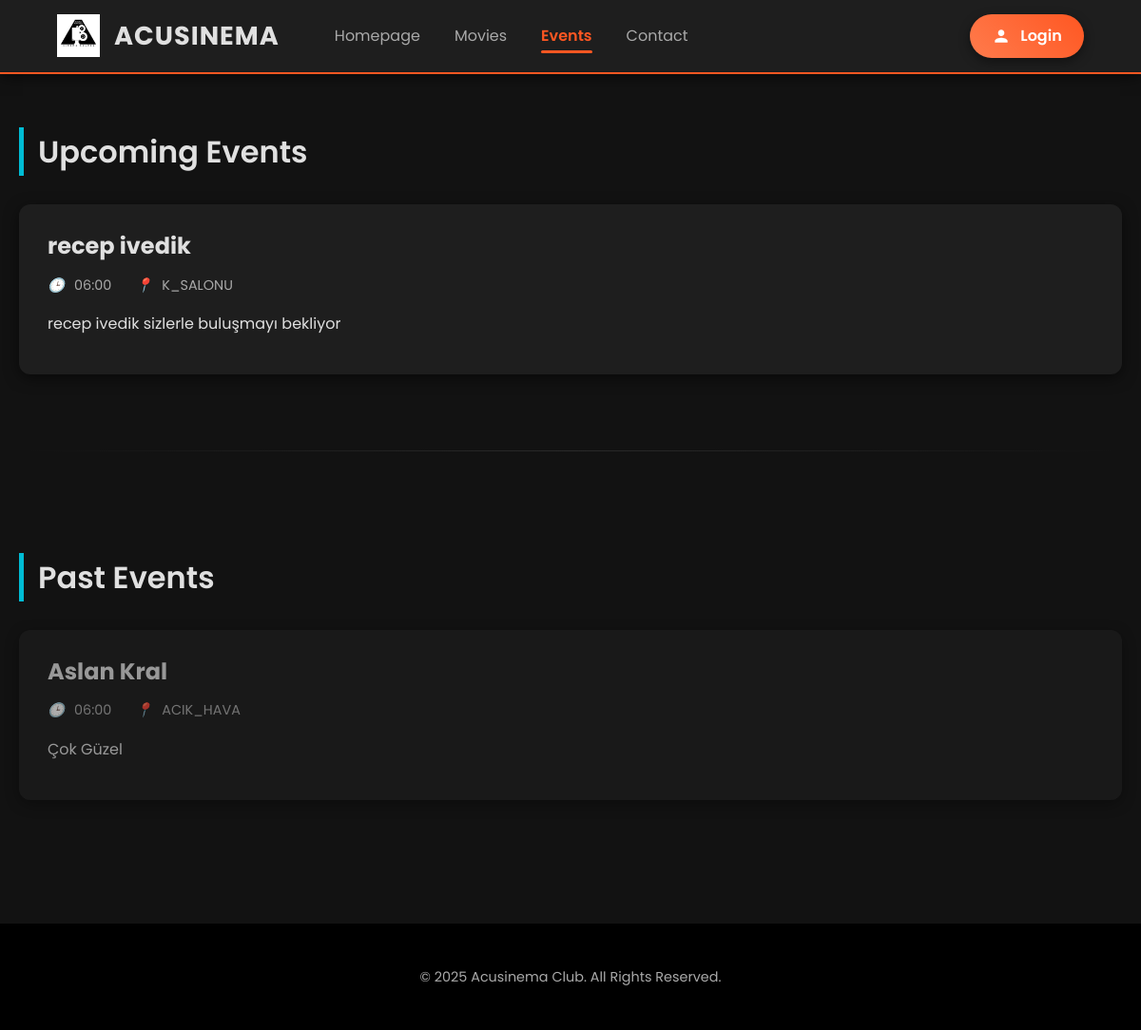
Page /events/ on the earlier database version.
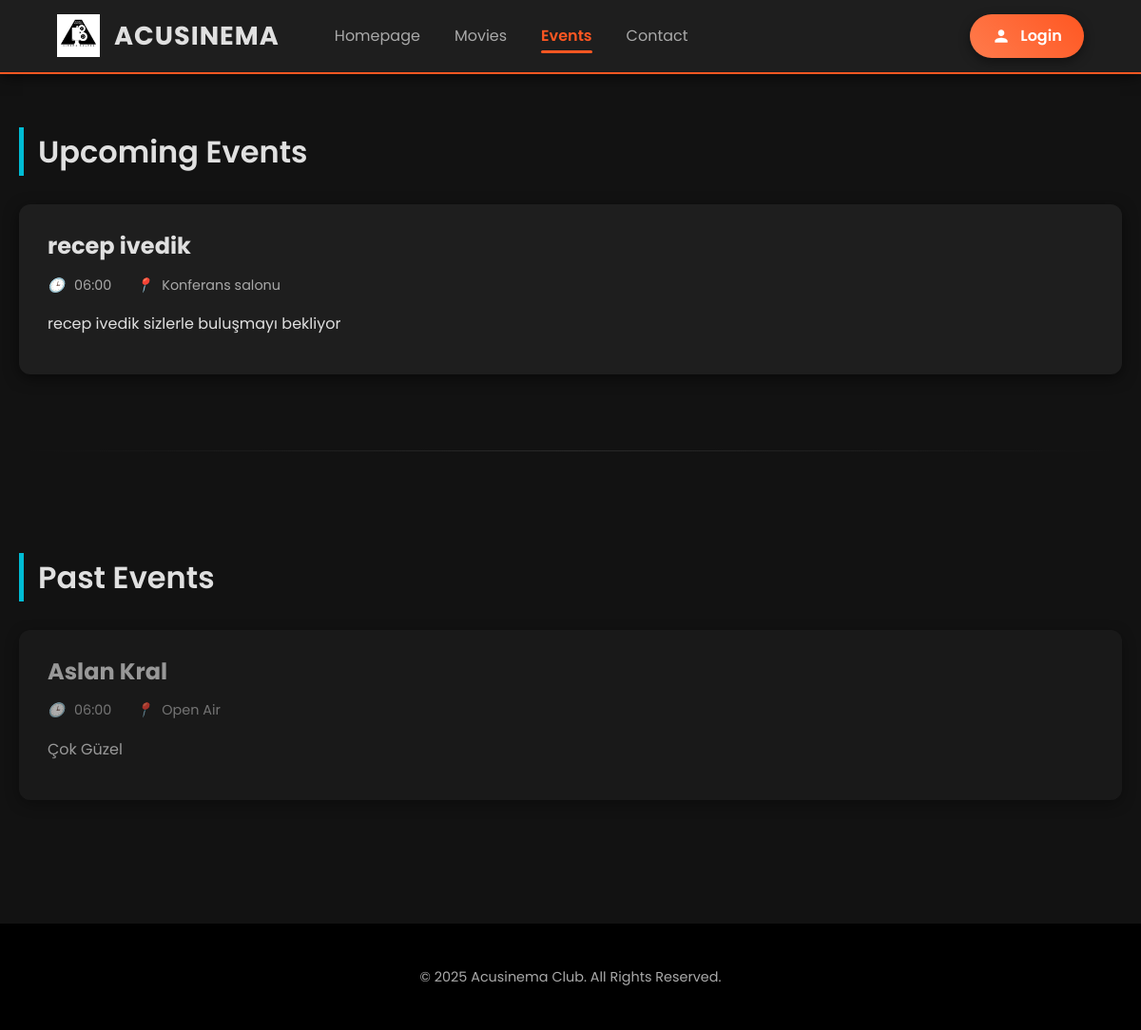
Same page on the later database version.
### core/models.py (models this page shows, shortened)
class Event(models.Model):
    title = models.CharField("Event Title", max_length=200)
    slug = models.SlugField(max_length=250, unique=True, blank=True)
    description = models.TextField("Description")
    event_date = models.DateTimeField("Event Date and Time")
    location = models.CharField("Location", max_length=100)
    created_at = models.DateTimeField(auto_now_add=True)
    class Meta:
        verbose_name = "Event"
        verbose_name_plural = "Events"
        ordering = ['event_date']

### core/views.py (the view)
# urls.py: path('events/', core_views.events_page, name='events'),
def events_page(request):
    now = timezone.now()
    upcoming_events = Event.objects.filter(event_date__gte=now).order_by('event_date')
    past_events = Event.objects.filter(event_date__lt=now).order_by('-event_date')
    context = {
        'upcoming_events': upcoming_events,
        'past_events': past_events,
    }
    return render(request, 'events.html', context)

### templates/events.html (shortened to what this page needs)
{% extends "base.html" %}
{% load static %}
{% block extra_css %}
    <link rel="stylesheet" href="{% static 'etkinlikler.css' %}">
{% endblock %}
{% block content %}
    <main class="main-content-wrapper">
        <section class="section">
            <h2 class="heading-secondary">Upcoming Events</h2>
            <div class="events-list">
                {% if upcoming_events %}
                    {% for event in upcoming_events %}
                    <article class="event-card">
                        <div class="event-content">
                            <h3 class="event-title">{{ event.title }}</h3>
                            <div class="event-meta">
                                <span><i class="icon-time"></i>{{ event.event_date|date:"H:i" }}</span>
                                <span><i class="icon-location"></i>{{ event.location }}</span>
                            </div>
                            <p class="event-description">{{ event.description|linebreaks }}</p>
                        </div>
                        </article>
                    {% endfor %}
                {% else %}
                    <p>There are no upcoming events.</p>
                {% endif %}
            </div>
        </section>
        <hr class="divider">
        <section class="section">
            <h2 class="heading-secondary">Past Events</h2>
            <div class="events-list past-events">
                {% if past_events %}
                    {% for event in past_events %}
                    <article class="event-card">
                       <div class="event-content">
                            <h3 class="event-title">{{ event.title }}</h3>
                            <div class="event-meta">
                                <span><i class="icon-time"></i>{{ event.event_date|date:"H:i" }}</span>
                                <span><i class="icon-location"></i>{{ event.location }}</span>
                            </div>
                            <p class="event-description">{{ event.description|linebreaks }}</p>
                        </div>
                        </article>
                    {% endfor %}
                {% else %}
                    <p>There are no completed events yet.</p>
                {% endif %}
            </div>
        </section>
    </main>
{% endblock %}

Differences in the rows shown:
changed Event "recep ivedik": location "K_SALONU" → "Konferans salonu"
changed Event "Aslan Kral": location "ACIK_HAVA" → "Open Air"
